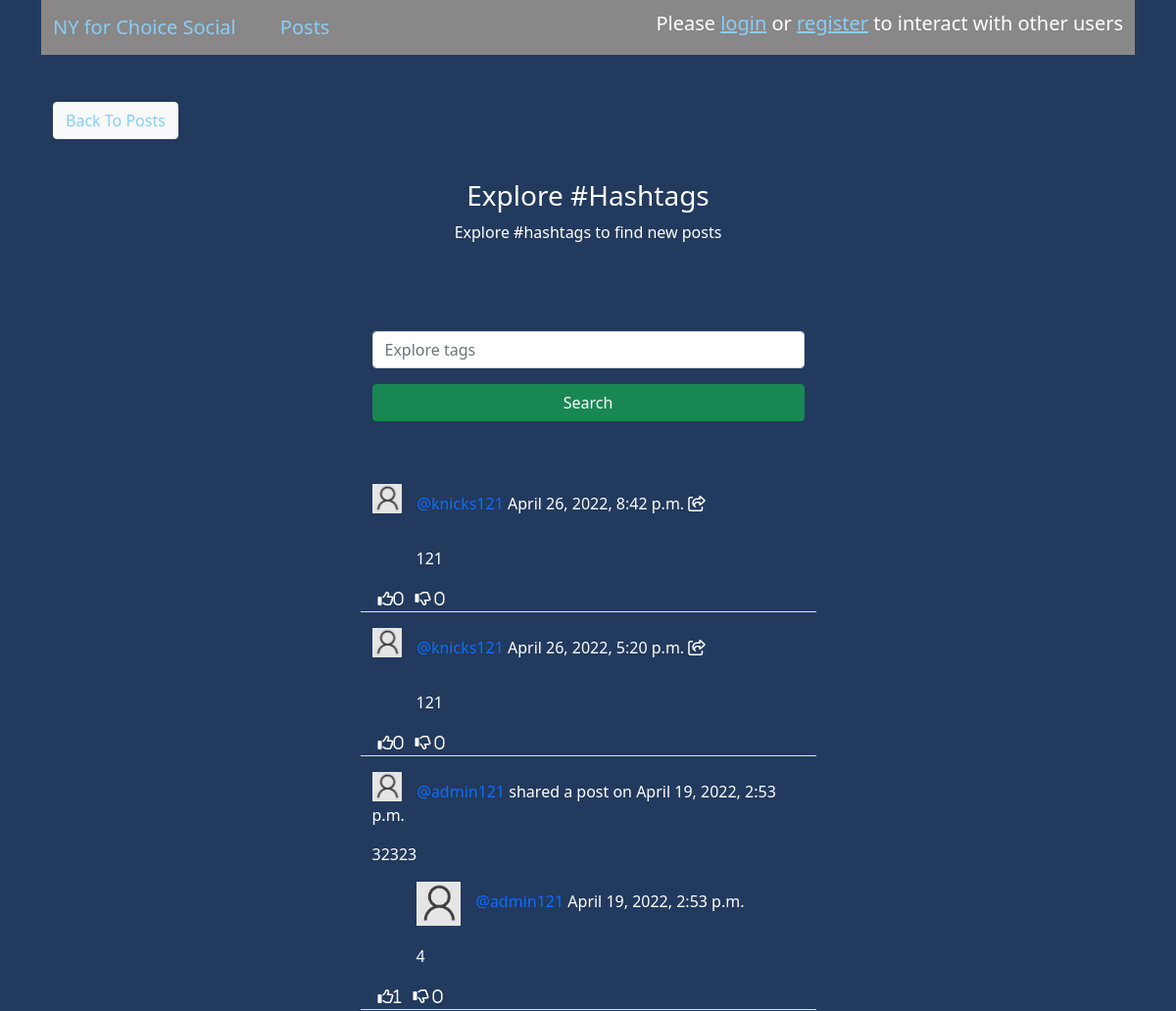
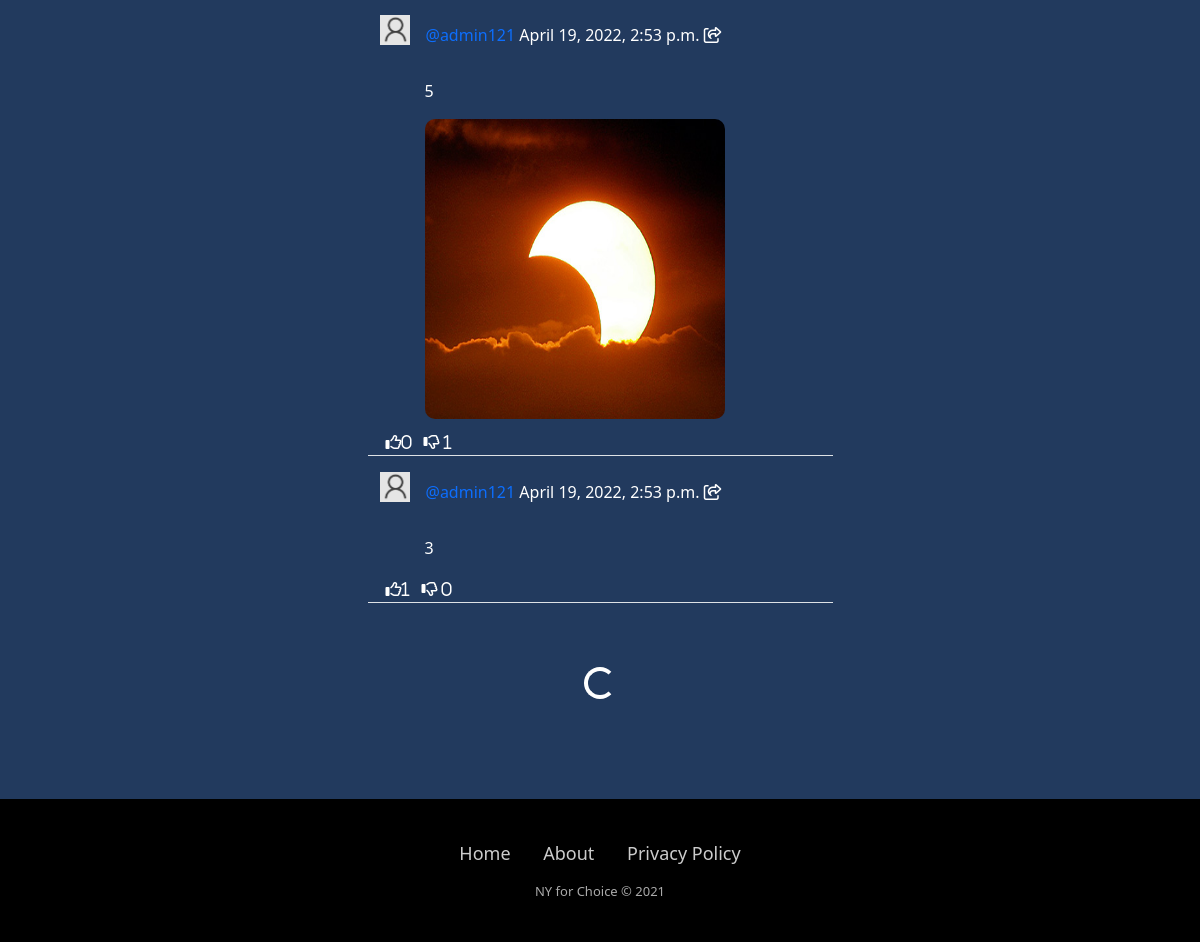
Page /social/explore/ on the committed database (2 pictures, top to bottom).
### social/models.py (models this page shows, shortened)
class Post(models.Model):
    body = models.TextField()
    image = models.ImageField(upload_to='uploads/post_photos', blank=True, null=True)
    video = models.FileField(upload_to="uploads/post_videos", validators=[file_size], blank=True, null=True)
    created_on = models.DateTimeField(default=timezone.now)
    author = models.ForeignKey(User, on_delete=models.CASCADE)
    shared_user = models.ForeignKey(User, on_delete=models.CASCADE, null=True, blank=True, related_name='+')
    shared_body = models.TextField(blank=True, null=True)
    shared_on = models.DateTimeField(blank=True, null=True)
    likes = models.ManyToManyField(User, blank=True, related_name='likess')
    dislikes = models.ManyToManyField(User, blank=True, related_name='dislikess')
    tags = models.ManyToManyField('Tag', blank=True)
    class Meta:
        ordering = ['-created_on']

### members/models.py (models this page shows, shortened)
class UserProfile(models.Model):
  user = models.OneToOneField(User, primary_key=True, verbose_name='user', related_name='profile', on_delete=models.CASCADE)
  first_name = models.CharField(max_length=30, blank=True, null=True)
  last_name = models.CharField(max_length=30, blank=True, null=True)
  bio = models.TextField(max_length=500, blank=True, null=True)
  birth_date=models.DateField(null=True, blank=True)
  location = models.CharField(max_length=100, blank=True, null=True)
  picture = models.ImageField(upload_to='images/profile_pictures', default='images/profile_pictures/default_pic.jpg', blank=False)
  followers = models.ManyToManyField(User, blank=True, related_name='followers')
  followings = models.ManyToManyField(User, blank=True, related_name='followings')
  website_url = models.CharField(max_length=255, null=True, blank=True)
  facebook_url = models.CharField(max_length=255, null=True, blank=True)
  twitter_url = models.CharField(max_length=255, null=True, blank=True)
  instagram_url = models.CharField(max_length=255, null=True, blank=True)
  pinterest_url = models.CharField(max_length=255, null=True, blank=True)

class User(AbstractBaseUser, PermissionsMixin):
  email = models.EmailField(verbose_name="email", max_length=60, unique=True)
  username = models.CharField(max_length=45, unique=True)
  first_name = models.CharField(max_length=60, blank=True)
  last_name = models.CharField(max_length=60, blank=True)
  state = models.ForeignKey(State, on_delete=models.SET_NULL, null=True)
  city = models.ForeignKey(City, on_delete=models.SET_NULL, null=True)
  date_joined = models.DateTimeField(verbose_name='date_joined', default=timezone.now)
  last_login = models.DateTimeField(verbose_name='last_login', default=timezone.now)
  is_staff = models.BooleanField(default=False)
  is_active = models.BooleanField(default=True)
  is_admin = models.BooleanField(default=False)
  is_superuser = models.BooleanField(default=False)
  objects = MyAccountManager()
  USERNAME_FIELD = 'username'
  REQUIRED_FIELDS = ['email']
  def __str__(self):
    return self.username

### social/views.py (the view, shortened to what this page needs)
# urls.py: path('explore/', Explore.as_view(), name='explore'),
class Explore(View):
    def get(self, request, *args, **kwargs):
        explore_form = ExploreForm()
        query = self.request.GET.get('query')
        tag = Tag.objects.filter(name=query).first()
        if tag:
            p = Paginator(Post.objects.filter(tags__in=[tag]), 5)
            page = request.GET.get('page')
            posts = p.get_page(page)
        else:
            p = Paginator(Post.objects.all(), 5)
            page = request.GET.get('page')
            posts = p.get_page(page)
        context = {
            'tag': tag,
            'posts': posts,
            'explore_form': explore_form,
        }
        return render(request, 'social/explore.html', context)

### social/forms.py
class ExploreForm(forms.Form):
    query = forms.CharField(
        label='',
        widget=forms.TextInput(attrs={
            'placeholder': 'Explore tags'
        })
    )

### social/templates/social/explore.html (shortened to what this page needs)
{% extends 'base.html' %}
{% load crispy_forms_tags %}
{% block content %}
	<div class="container">
		<div class="row mt-5">
			<div class="col-md-5 col-sm-6">
				<a href="{% url 'post-list' %}" class="btn btn-light">Back To Posts</a>
			</div>
		</div>
		<div class="row justify-content-center mt-3 mb-5"><div class="col-md-5 col-sm-12"><div class="flexbox-item-99"><div class="header-info2">
			{% if tag %}
				<h3>Explore #{{ tag.name }} Posts</h3>
				<p class="mb-3">Most recent posts tagged with {{ tag.name }}</p>
			{% else %}
				<h3>Explore #Hashtags</h3>
				<p class="mb-3">Explore #hashtags to find new posts</p>
			{% endif %}
		</div></div></div></div>
		<div class="row justify-content-center mt-3">
			<div class="col-md-5 col-sm-12">
				<form method="POST" class="mb-5">
					{{ explore_form | crispy }}
                    <div class="d-grid gap-2">
                        <button class="btn btn-success mt-3">Search</button>
                    </div>
				</form>
			</div>
		</div>
        <div class="infinite-container">
    		{% for post in posts %}
                <div class="infinite-item">
            	    <div class="row justify-content-center mt-3">
                        <div class="col-md-5 col-sm-12 border-bottom position-relative">
                            {% if post.shared_user %}
                                <div>
                                    <a href="{% url 'show_profile_page' post.shared_user.profile.pk %}">
                                        <img class="round-circle post-img" height="30" width="30" src="{{ post.shared_user.profile.picture.url }}" />
                                    </a>
                                    <p class="post-text">
                                        <a class="text-primary post-link" href="{% url 'show_profile_page' post.shared_user.profile.pk %}">@{{ post.shared_user }}</a> shared a post on {{ post.shared_on }}
                                    </p>
                                </div>
                            {% else %}
                                <div>
                                    <a href="{% url 'show_profile_page' post.author.profile.pk %}">
                                        <img class="round-circle post-img" height="30" width="30" src="{{ post.author.profile.picture.url }}" />
                                    </a>
                                    <p class="post-text">
                                        <a class="text-primary post-link" href="{% url 'show_profile_page' post.author.profile.pk %}">@{{ post.author }}</a> {{ post.created_on }}
                                        <span onclick="shareToggle('{{ post.pk }}')"><i class="far fa-share-square share-btn"></i></span>
                                    </p>
                                </div>
                            {% endif %}
                            <div>
                                {% if post.shared_body %}
                                    <div class="position-relative mb-3 body">
                                        <p>{{ post.shared_body }}</p>
                                    </div>
                                    <div class="shared-post">
                                        <a href="{% url 'show_profile_page' post.author.profile.pk %}">
                                            <img class="round-circle post-img" height="45" width="45" src="{{ post.author.profile.picture.url }}" />
                                        </a>
                                        <p class="post-text">
                                            <a class="text-primary post-link" href="{% url 'show_profile_page' post.author.profile.pk %}">@{{ post.author }}</a> {{ post.created_on }}
                                        </p>
                                    </div>
                                {% endif %}
                                <div class="shared-post position-relative pt-3">
                                    <div class="position-relative">
                                        <div class="body">
                                            <p>{{ post.body }}</p>
                                        </div>
                                        {% if post.image %}
                                            <img src="{{ post.image.url }}" class="post-image"/>
                                        {% endif %}
                                    </div>
                                </div>
                            </div>
                            <div class="d-flex flex-row">
                                <form method="POST" action="{% url 'like' post.pk %}">
                                    {% if user not in post.likes.all %}
                                        <button class="remove-default-btn" type="submit">
                                            <i class="far fa-thumbs-up" style="color: white"><span>{{ post.likes.all.count }}</span></i>
                                        </button>
                                    {% else %}
                                        <input type="hidden" name="next" value="{{ request.path }}">
                                        <button class="remove-default-btn" type="submit">
                                            <i class="far fa-thumbs-up" style="color: green"><span>{{ post.likes.all.count }}</span></i>
                                        </button>
                                    {% endif %}
                                </form>
                                <form method="POST" action="{% url 'dislike' post.pk %}">
                                    {% if user not in post.dislikes.all %}
                                        <button class="remove-default-btn" type="submit">
                                            <i class="far fa-thumbs-down" style="color: white"> <span>{{ post.dislikes.all.count }}</span></i>
                                        </button>
                                    {% else %}
                                        <input type="hidden" name="next" value="{{ request.path }}">
                                        <button class="remove-default-btn" type="submit">
                                            <i class="far fa-thumbs-down" style="color: green"> <span>{{ post.dislikes.all.count }}</span></i>
                                        </button>
                                    {% endif %}
                                </form>
                            </div>
                        </div>
                    </div>
                </div>
            {% endfor %}
        </div>
        {% if posts.has_next %}
            <div class="d-flex justify-content-center" style="display:none;">
                <div class="spinner-border" role="status">
                </div>
            </div>
        {% endif %}
    </div>
{% endblock content %}

### static/operationfreedom/css/style.css (style rules this page uses)
* *::after, *::before { margin: 0; padding: 0; box-sizing: border-box; list-style: none; text-decoration: none; color: none; }
body { background-color: #223a5e; }
.container { min-height: 850px; color: white; }
.container a:not(.jumpinglink) { color: #87CEFA; }
.flexbox-item-99 { text-align: center; margin: 10px; }
.header-info2 { padding: 15px; }
.remove-default-btn { background-color: transparent; border: none; box-shadow: none; }
.post-link { text-decoration: none; }
.post-text { padding-top: 0.5rem; }
.post-img { float: left; margin-right: 1rem; }
.post-image { max-width: 300px; height: 300px; border-radius: 10px; margin-bottom: 10px; }
.share-btn { cursor: pointer; }
.shared-post { margin-left: 45px; }

### rows in the picture
Post: author.profile.picture (placeholder picture), author "knicks121", created_on "April 26, 2022, 8:42 p.m.", body "121", likes.all.count "0", dislikes.all.count "0"
Post: author.profile.picture (placeholder picture), author "knicks121", created_on "April 26, 2022, 5:20 p.m.", body "121", likes.all.count "0", dislikes.all.count "0"
Post: shared_user.profile.picture (placeholder picture), shared_user "admin121", shared_on "April 19, 2022, 2:53 p.m.", shared_body "32323", author.profile.picture (placeholder picture), author "admin121", created_on "April 19, 2022, 2:53 p.m.", body "4", likes.all.count "1", dislikes.all.count "0"
Post: author.profile.picture (placeholder picture), author "admin121", created_on "April 19, 2022, 2:53 p.m.", body "5", image (picture), likes.all.count "0", dislikes.all.count "1"
Post: author.profile.picture (placeholder picture), author "admin121", created_on "April 19, 2022, 2:53 p.m.", body "3", likes.all.count "1", dislikes.all.count "0"
